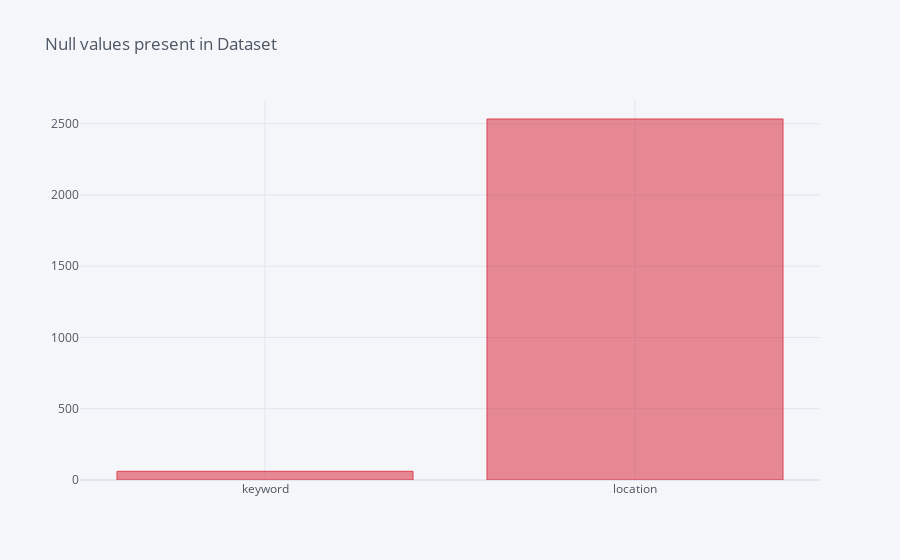

The cell this chart's notebook holds for it:
### Markdown cell above
## 2. Checking for NULL values in Dataset

### Code cell
cf.set_config_file(offline=False, world_readable=True)
missing = df_train.isnull().sum()  
missing[missing>0].iplot(kind='bar',title='Null values present in Dataset', color=['red'])
plt.show()

### Figure 1 — Plotly figure (JSON) as saved in the notebook; plotly's stock layout.template omitted (floating-point values rounded to 4 significant figures)
{"data": [{"marker": {"color": "rgba(219, 64, 82, 0.6)", "line": {"color": "rgba(219, 64, 82, 1.0)", "width": 1}}, "name": "None", "orientation": "v", "text": "", "type": "bar", "x": ["keyword", "location"], "y": [61, 2533]}], "layout": {"legend": {"bgcolor": "#F5F6F9", "font": {"color": "#4D5663"}}, "paper_bgcolor": "#F5F6F9", "plot_bgcolor": "#F5F6F9", "title": {"font": {"color": "#4D5663"}, "text": "Null values present in Dataset"}, "xaxis": {"gridcolor": "#E1E5ED", "showgrid": true, "tickfont": {"color": "#4D5663"}, "title": {"font": {"color": "#4D5663"}, "text": ""}, "zerolinecolor": "#E1E5ED"}, "yaxis": {"gridcolor": "#E1E5ED", "showgrid": true, "tickfont": {"color": "#4D5663"}, "title": {"font": {"color": "#4D5663"}, "text": ""}, "zerolinecolor": "#E1E5ED"}}}
